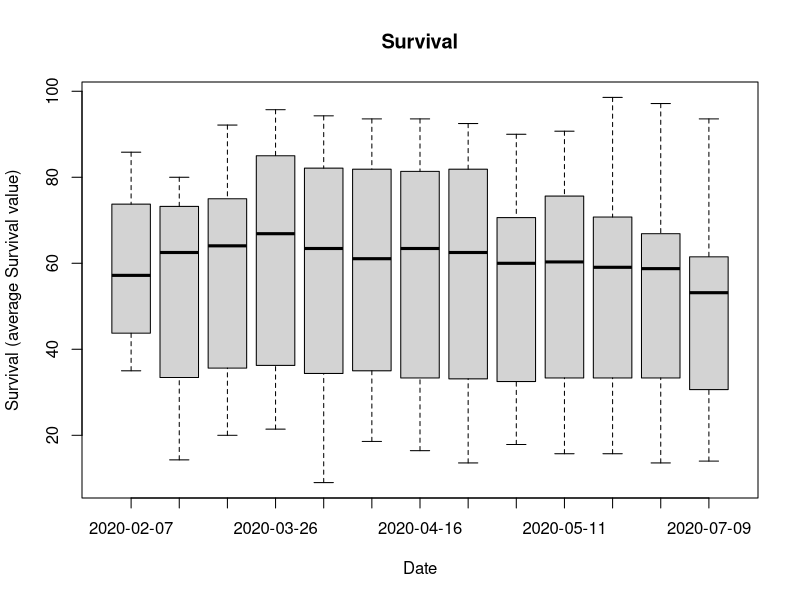
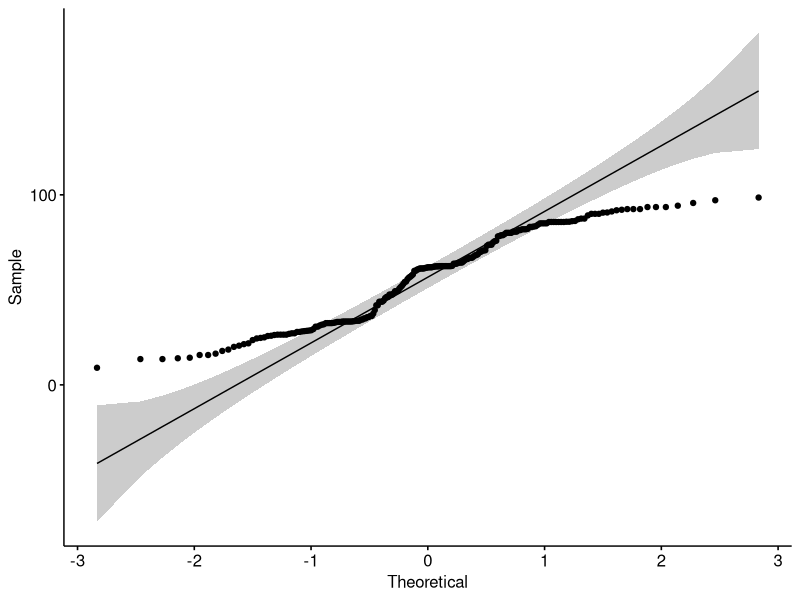
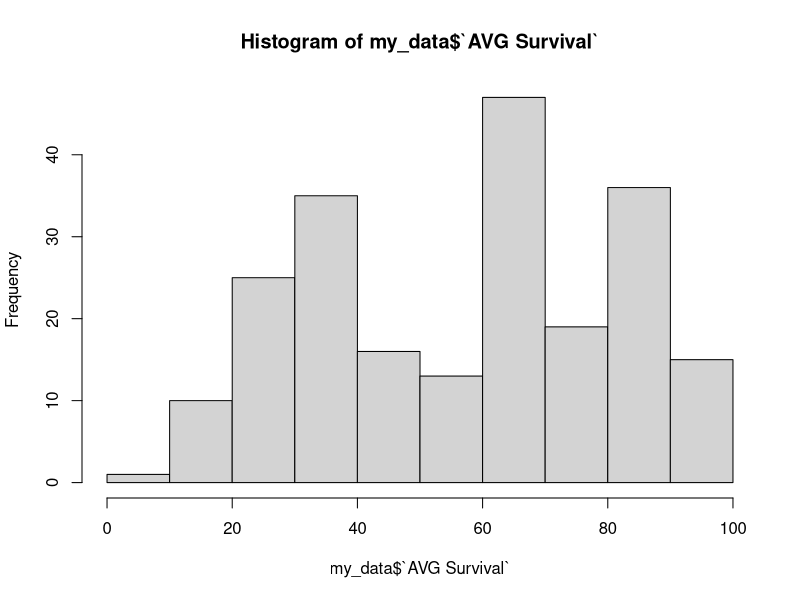

These charts were generated, in order, by the following R code:
# loading libraries
library("readxl")
library("tidyverse")
library("lattice")
library("rstatix")
library("ggpubr")

# loading xls files
my_data <- read_excel("ImageJ_R.xlsx", sheet = 2)

# combining relevant sheets of excel file
for (i in 3:19) {
  temp <- read_excel("ImageJ_R.xlsx", sheet = i)
  my_data <- rbind(my_data, temp)
  print(i)
}

# removing unnecessary columns
my_data <- my_data[c(3,5,21,22)]

# removing rows containing NAs (so the rows that don't contain the average values for Survival/survival)
my_data <- na.omit(my_data)

# write.csv(my_data,"test.csv", row.names = FALSE)

## check repeated measures ANOVA requirements

# visualising data with box plots to see if there are outliers

boxplot(my_data$`AVG Survival` ~ my_data$Date,
        data=my_data, 
        main="Survival", 
        xlab="Date", 
        ylab="Survival (average Survival value)")
# outliers identified seem "normal"

# normality tests
ggqqplot(my_data, x = "AVG Survival")

hist(my_data$`AVG Survival`)

shapiro_test(my_data$`AVG Survival`)
# data is obviously not normal

